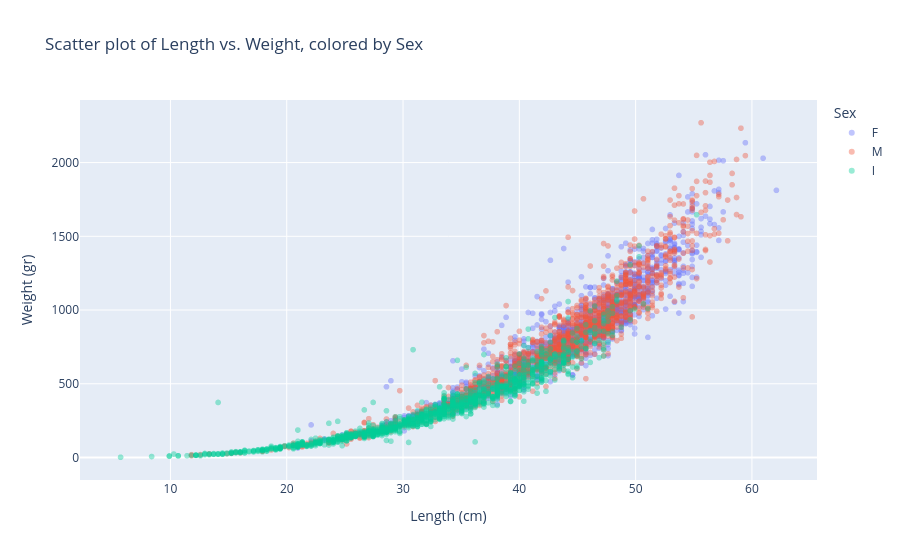

Notebook code for this chart:
### Markdown cell above
## III. Advanced interactive visualization with Plotly

### Code cell
fig1 = px.scatter(
    df,
    x='Length',
    y='Weight',
    color='Sex',
    hover_data={
        'Sex': True,
        'Length': True,
        'Weight': True,
        'Age': True,
        'Diameter': True,
        'Height': True
    },
    title='Scatter plot of Length vs. Weight, colored by Sex',
    labels={
        'Length': 'Length (cm)', 
        'Weight': 'Weight (gr)'
    },
    opacity=0.4
)

fig1.show()

### Figure 1 — Plotly figure (JSON) as saved in the notebook; plotly's stock layout.template omitted (floating-point values rounded to 4 significant figures; data arrays with more than 128 entries replaced by an {"elided": "..."} marker saying what was removed)
{"data": [{"customdata": {"elided": "1225x4 mixed values"}, "hovertemplate": "Sex=%{customdata[0]}<br>Length (cm)=%{x}<br>Weight (gr)=%{y}<br>Age=%{customdata[1]}<br>Diameter=%{customdata[2]}<br>Height=%{customdata[3]}<extra></extra>", "legendgroup": "F", "marker": {"color": "#636efa", "opacity": 0.4, "symbol": "circle"}, "mode": "markers", "name": "F", "showlegend": true, "x": {"elided": "1225 float values"}, "xaxis": "x", "y": {"elided": "1225 float values"}, "yaxis": "y", "type": "scattergl"}, {"customdata": {"elided": "1435x4 mixed values"}, "hovertemplate": "Sex=%{customdata[0]}<br>Length (cm)=%{x}<br>Weight (gr)=%{y}<br>Age=%{customdata[1]}<br>Diameter=%{customdata[2]}<br>Height=%{customdata[3]}<extra></extra>", "legendgroup": "M", "marker": {"color": "#EF553B", "opacity": 0.4, "symbol": "circle"}, "mode": "markers", "name": "M", "showlegend": true, "x": {"elided": "1435 float values"}, "xaxis": "x", "y": {"elided": "1435 float values"}, "yaxis": "y", "type": "scattergl"}, {"customdata": {"elided": "1233x4 mixed values"}, "hovertemplate": "Sex=%{customdata[0]}<br>Length (cm)=%{x}<br>Weight (gr)=%{y}<br>Age=%{customdata[1]}<br>Diameter=%{customdata[2]}<br>Height=%{customdata[3]}<extra></extra>", "legendgroup": "I", "marker": {"color": "#00cc96", "opacity": 0.4, "symbol": "circle"}, "mode": "markers", "name": "I", "showlegend": true, "x": {"elided": "1233 float values"}, "xaxis": "x", "y": {"elided": "1233 float values"}, "yaxis": "y", "type": "scattergl"}], "layout": {"xaxis": {"anchor": "y", "domain": [0.0, 1.0], "title": {"text": "Length (cm)"}}, "yaxis": {"anchor": "x", "domain": [0.0, 1.0], "title": {"text": "Weight (gr)"}}, "legend": {"title": {"text": "Sex"}, "tracegroupgap": 0}, "title": {"text": "Scatter plot of Length vs. Weight, colored by Sex"}}}
